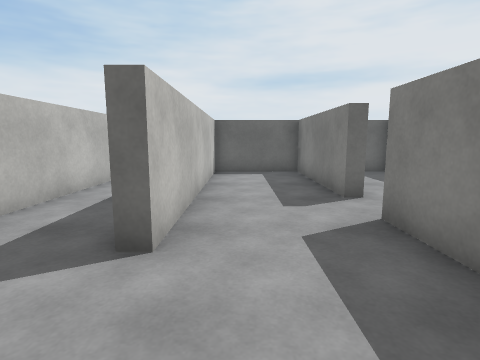
View 1 (above)

16 first-person views from a walk through a Unity game level. The camera is 1.2 m above the floor, tilts 8° down and sees 80° across. The floor is counted in squares, 1 m on a side. Each view is taken from the middle of a square. On the plan, view 1 faces up. The plan holds only what a view shows up to about 13 squares ahead; the rest is blank. The player character is not drawn. Some animated figures are not drawn. Surface patterns are stand-ins for the level's own textures.

View 2
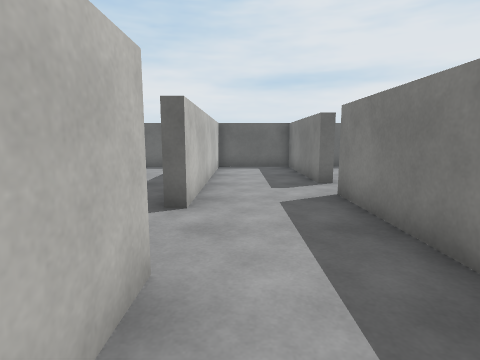

View 3
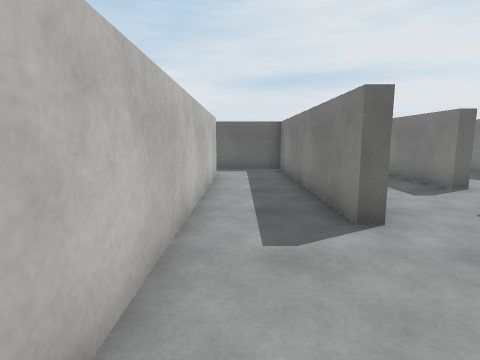

View 4
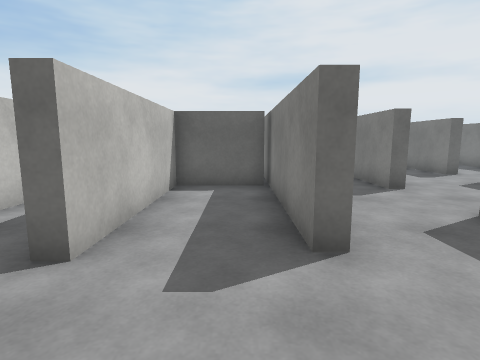

View 5
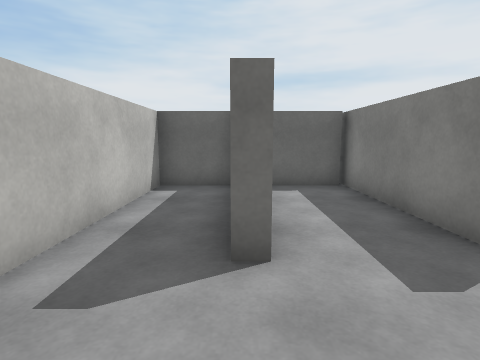

View 6
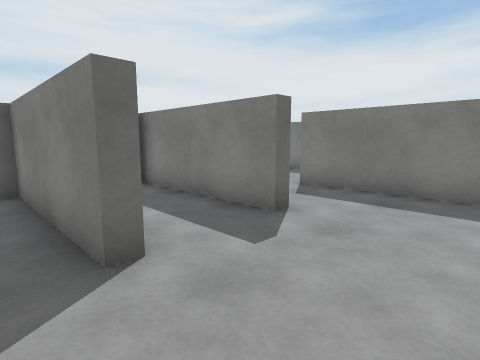

View 7
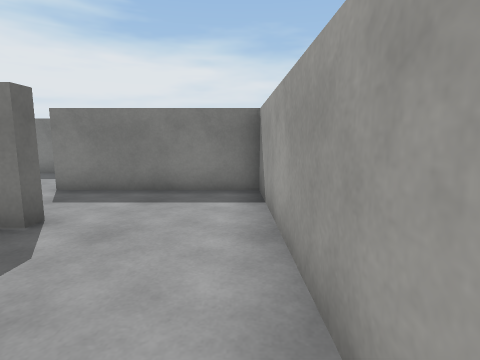

View 8
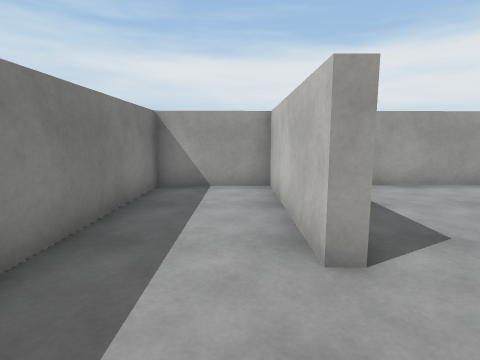

View 9
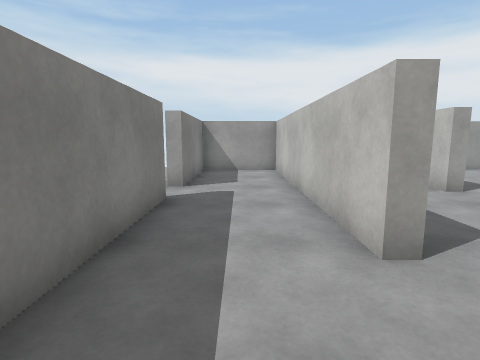

View 10
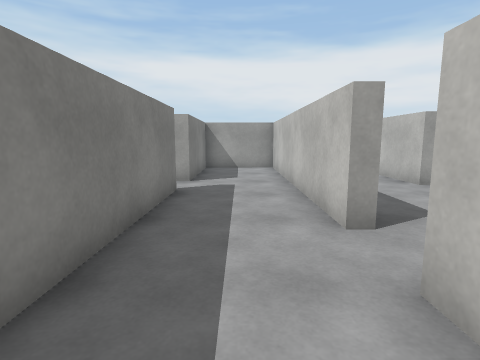

View 11
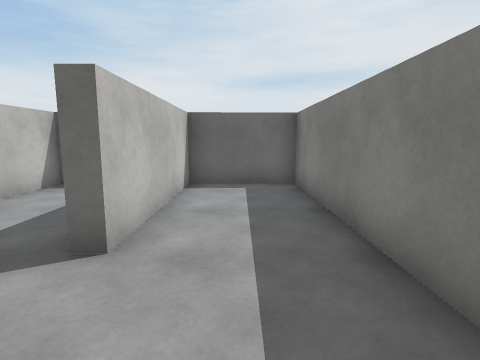

View 12
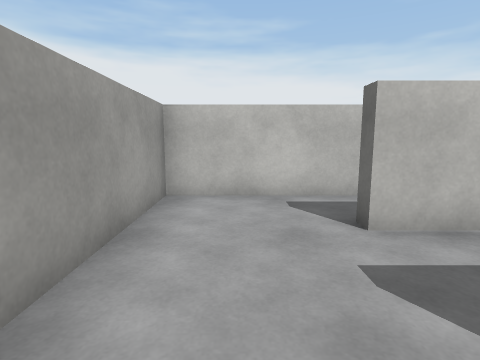

View 13
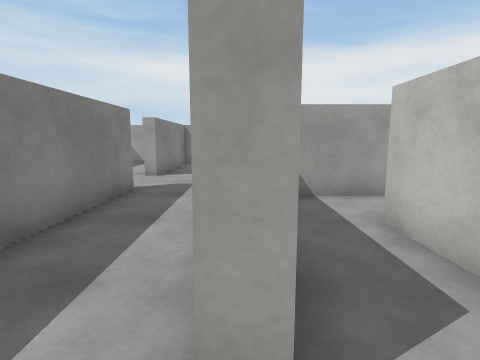

View 14
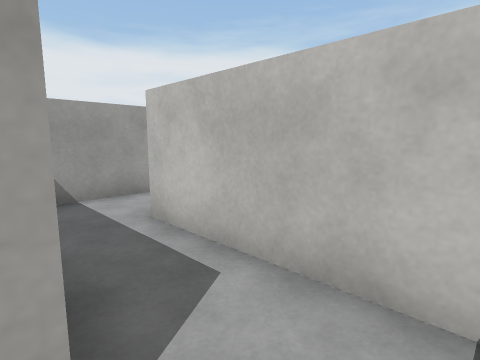

View 15
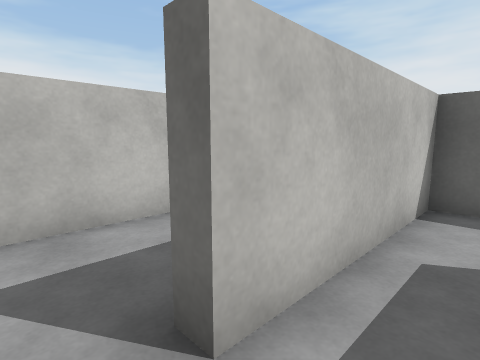

View 16
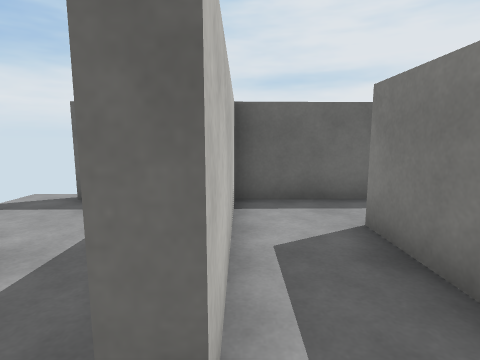

### Floor plan
Ten units are one square. View 1 is at (0, 0); x grows to the right and y downward. Boxes are objects, and circles mark ways between rooms. Rooms are numbered by the first view taken in them; rooms with no view inside come last. Other rooms are left out.
<svg viewBox="-96 -114 161 165">
<path fill="none" stroke="#000" d="M-8 -4 -8 45 22 44 22 -43M-8 -44 -8 -29M-38 11 -42 11 -42 -39M-42 -35 -67 -35 -67 13 -71 13 -71 -35 -91 -35 -91 46 -12 45 -12 -4M26 -43 26 44 55 44 55 3 59 3M55 -11 55 -109 26 -108 26 -59M-42 -70 -42 -89 -38 -89M-34 -108 -61 -107 -61 -59M-42 -39 -42 -54M-61 -59 -66 -59M-91 -75 -91 -52M-72 -39 -52 -39M-8 -29 -12 -29 -12 -108 -34 -108M-38 -89 -38 1M-12 -4 -8 -4M26 -59 22 -59 22 -108 -8 -108 -8 -44M22 -43 26 -43"/>
<circle cx="-10" cy="-15" r="3" fill="#2a7"/>
<circle cx="5" cy="-35" r="3" fill="#2a7"/>
<circle cx="-25" cy="5" r="3" fill="#2a7"/>
<circle cx="20" cy="-50" r="3" fill="#2a7"/>
<circle cx="-60" cy="-50" r="3" fill="#2a7"/>
<circle cx="-40" cy="-95" r="3" fill="#2a7"/>
<text x="0" y="0">1</text>
<text x="-50" y="10">2</text>
<text x="40" y="-30">3</text>
<text x="-50" y="-80">4</text>
<text x="-70" y="-70">5</text>
<text x="-20" y="-50">6</text>
<text x="10" y="-70">7</text>
</svg>
Room 1 opens to room 6. Room 1 opens to room 7. Room 2 opens to room 6. Room 3 opens to room 7. Room 4 opens to room 5. Room 4 opens to room 6.

Where each view was taken, in squares from view 1:
view 1: 0 up, 0 right, facing up
view 2: 2 down, 0 right, facing up
view 3: 1 down, 3 left, facing up
view 4: 4 down, 5 left, facing up
view 5: 4 down, 7 left, facing up
view 6: 4 down, 8 left, facing up-right
view 7: 4 down, 8 left, facing right
view 8: 3 up, 0 right, facing down
view 9: 7 up, 4 right, facing down
view 10: 8 up, 4 right, facing down
view 11: 3 up, 4 right, facing up
view 12: 3 down, 3 left, facing left
view 13: 10 up, 4 left, facing down
view 14: 10 up, 4 left, facing down-left
view 15: 5 up, 5 left, facing up-left
view 16: 5 up, 6 left, facing up
